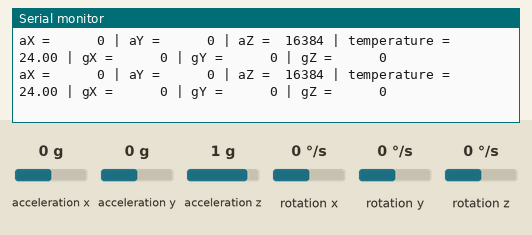
This sketch was run on a simulated Arduino Uno, built with avr-gcc and run on an emulated ATmega328P. On the bench: the last lines printed to the serial monitor. Wiring (inferred from the names in the program): MPU-6050 motion sensor at I2C address 0x68. The inputs (shaded band) are chosen by the test bench; at power-on: acceleration x 0 g, acceleration y 0 g, acceleration z 1 g, rotation x 0 °/s, rotation y 0 °/s, rotation z 0 °/s.

Above: at 1.8 s.
1.9 s: acceleration x set to -1.4 g
At 2.6 s:
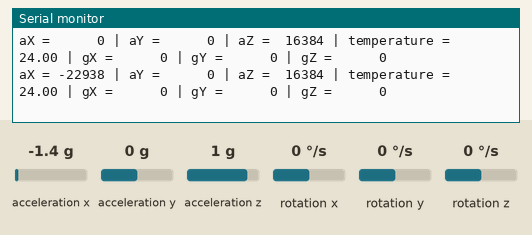
4.6 s: acceleration y set to -1.4 g
At 6.1 s:
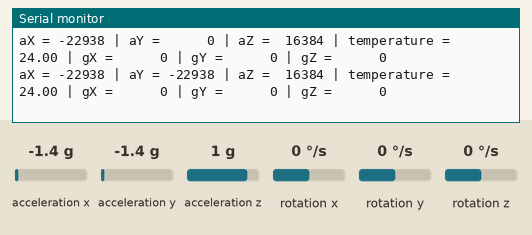
7.7 s: acceleration z set to -1.4 g
At 9.2 s:
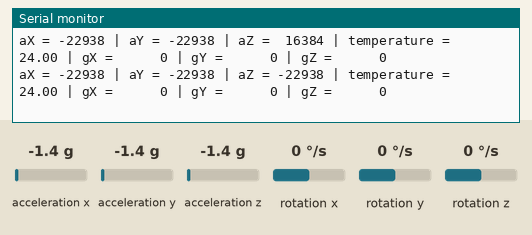
10.8 s: rotation x set to -192 °/s
At 11.8 s:
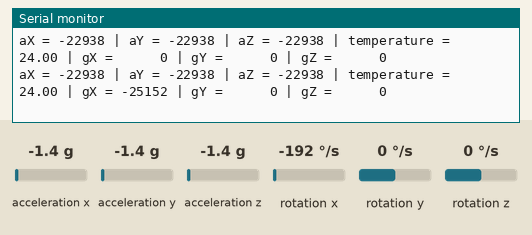
14.0 s: rotation y set to -192 °/s
At 15.3 s:
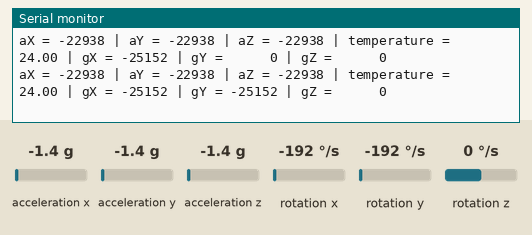
17.1 s: rotation z set to -192 °/s
At 18.6 s:
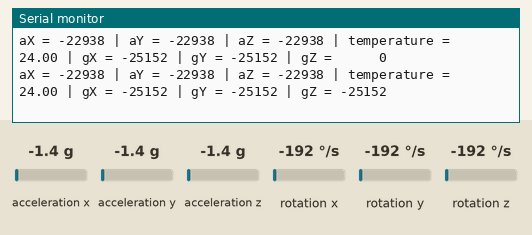

Measured:
- after the input at 1.9 s, the serial monitor: prints a new line after 0.19 s (image 1)
- after the input at 4.6 s, the serial monitor: prints a new line after 0.62 s (image 2)
- after the input at 7.7 s, the serial monitor: prints a new line after 0.65 s (image 3)
- after the input at 10.8 s, the serial monitor: prints a new line after 0.68 s (image 4)
- after the input at 14.0 s, the serial monitor: prints a new line after 0.61 s (image 5)
- after the input at 17.1 s, the serial monitor: prints a new line after 0.64 s (image 6)

The sketch:

gy521-v.1.ino
```cpp
//Allows to communicate with I2C devices
#include <Wire.h>

//I2C address of GY-521 (= MPU-6050). If AD0 pin is set to HIGH, I2C address = 0x69
const int MPU_ADDR = 0x68;

//Variables for accelerometer raw data
int16_t accelerometer_x;
int16_t accelerometer_y;
int16_t accelerometer_z;

//Variables for gyro raw data
int16_t gyro_x;
int16_t gyro_y;
int16_t gyro_z;

//Variable for temperature data
int16_t temperature;

//Temp variable used in convert function
char tmp_str[7];

//Converts int16 to string
char* convert_int16_to_str(int16_t i) {
  sprintf(tmp_str, "%6d", i);
  return tmp_str;
}

void setup() {
  Serial.begin(9600);
  Wire.begin();
  Wire.beginTransmission(MPU_ADDR);
//PWR_MGMT_1 register
  Wire.write(0x6B);
//Set to 0 (wakes up MPU-6050)
  Wire.write(0);
  Wire.endTransmission(true);
}

void loop() {
  Wire.beginTransmission(MPU_ADDR);
//Starting register 0x3B (ACCEL_XOUT_H) [MPU-6000 and MPU-6050 Register Map and Descriptions Revision 4.2, p.40]
  Wire.write(0x3B);
//Parameter indicates that the ESP will send a restart. As a result, the connection is kept active
  Wire.endTransmission(false);
//Request a total of 7*2=14 registers
  Wire.requestFrom(MPU_ADDR, 7*2, true);

//"Wire.read()<<8 | Wire.read();" means 2 registers are read and stored in the same variable

//Reading registers: 0x3B (ACCEL_XOUT_H) and 0x3C (ACCEL_XOUT_L)
  accelerometer_x = Wire.read()<<8 | Wire.read();
//Reading registers: 0x3D (ACCEL_YOUT_H) and 0x3E (ACCEL_YOUT_L)
  accelerometer_y = Wire.read()<<8 | Wire.read();
//Reading registers: 0x3F (ACCEL_ZOUT_H) and 0x40 (ACCEL_ZOUT_L)
  accelerometer_z = Wire.read()<<8 | Wire.read();

//Reading registers: 0x41 (TEMP_OUT_H) and 0x42 (TEMP_OUT_L)
  temperature = Wire.read()<<8 | Wire.read();

//Reading registers: 0x43 (GYRO_XOUT_H) and 0x44 (GYRO_XOUT_L)
  gyro_x = Wire.read()<<8 | Wire.read();
//Reading registers: 0x45 (GYRO_YOUT_H) and 0x46 (GYRO_YOUT_L)
  gyro_y = Wire.read()<<8 | Wire.read();
//Reading registers: 0x47 (GYRO_ZOUT_H) and 0x48 (GYRO_ZOUT_L)
  gyro_z = Wire.read()<<8 | Wire.read();

//Print datas
  Serial.print("aX = ");
  Serial.print(convert_int16_to_str(accelerometer_x));

  Serial.print(" | aY = ");
  Serial.print(convert_int16_to_str(accelerometer_y));

  Serial.print(" | aZ = ");
  Serial.print(convert_int16_to_str(accelerometer_z));

//The following equation was taken from the documentation [MPU-6000/MPU-6050 Register Map and Description, p.30]
  Serial.print(" | temperature = ");
  Serial.print(temperature/340.00+36.53);

  Serial.print(" | gX = ");
  Serial.print(convert_int16_to_str(gyro_x));

  Serial.print(" | gY = ");
  Serial.print(convert_int16_to_str(gyro_y));

  Serial.print(" | gZ = ");
  Serial.print(convert_int16_to_str(gyro_z));

  Serial.println();

  delay(1000);
}
```
